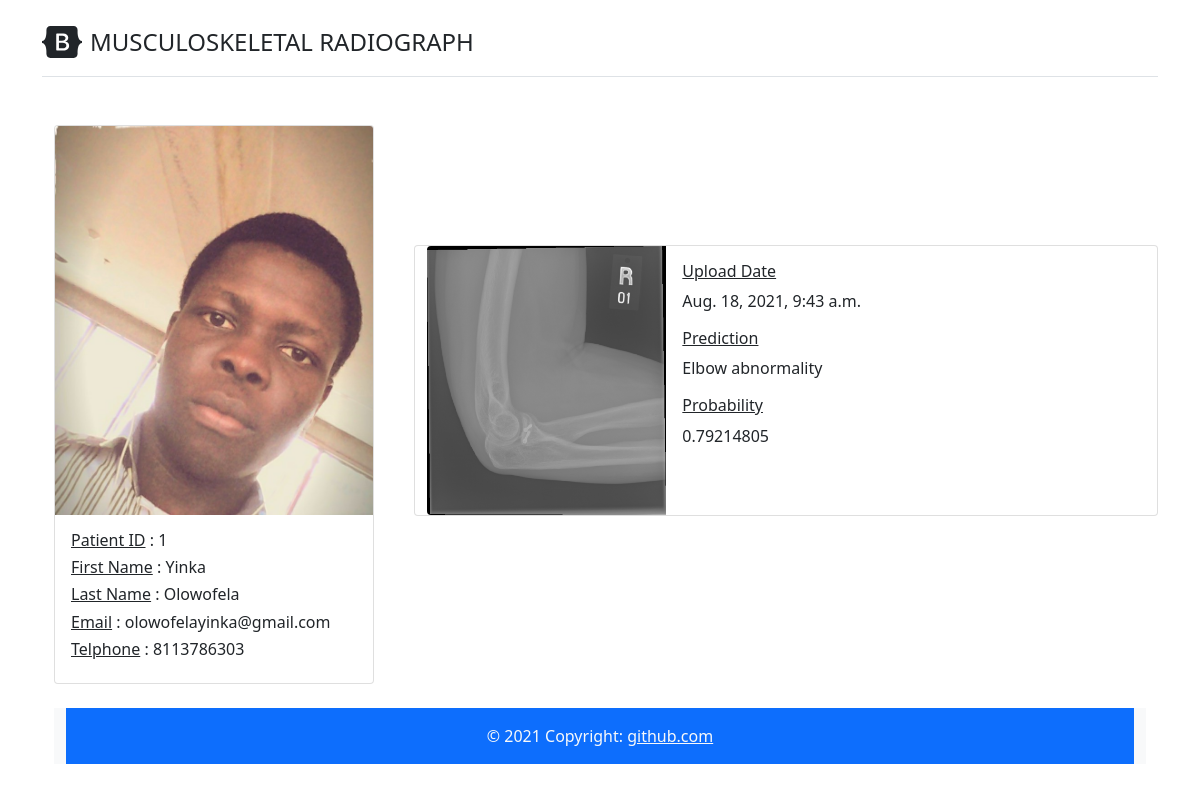
Screenshot of /patient/1/radiograph/3 with the database file from the repository.
### musculoskeletal_radiograph_app/models.py (models this page shows)
class Patient(models.Model):
    id = models.AutoField(primary_key=True)
    first_name = models.CharField(max_length=255)
    sur_name = models.CharField(max_length=255)
    phone_number = models.CharField(max_length=255)
    email_address = models.CharField(max_length=255)
    image_url = models.ImageField(upload_to=filepath_patient,null=True,blank=True)
    created_date = models.DateTimeField(auto_now_add=True)
    objects = models.Manager()

class Radiograph(models.Model):
    id = models.AutoField(primary_key=True)
    created_date = models.DateTimeField(auto_now_add=True)
    image_url = models.ImageField(upload_to=filepath_radiograph,null=False,blank=False)
    prediction = models.CharField(max_length=255)
    accuracy = models.CharField(max_length=255)
    patient_id = models.ForeignKey(Patient, on_delete=models.CASCADE)
    objects = models.Manager()

### musculoskeletal_radiograph_app/views.py (the view)
# urls.py: path('patient/<str:patient_id>/radiograph/<str:radiograph_id>', views.GetRadiograph, name="get_radiograph"),
def GetRadiograph(request, patient_id, radiograph_id):
    if request.method != "POST":
        patient_obj = Patient.objects.get(id = patient_id)
        radiograph = Radiograph.objects.get(patient_id = patient_obj, id = radiograph_id)
        return render(request, "home/get_radiograph.html", { "patient" : patient_obj, "radiograph" : radiograph } )

### musculoskeletal_radiograph_app/templates/Home/get_radiograph.html (shortened to what this page needs)
{% extends 'Home/layout.html' %}
{% block main_content %}
<main>
    <div class="container py-4">
      <div class="row">
        <div class="col-4 col-sm-4">
            <div class="card" style="width: 20rem;">
                <img src="../../../media/{{ patient.image_url }}" class="card-img-top" alt="...">
                <div class="card-body">
                  <h6 class="card-title"><u>Patient ID</u> : {{ patient.id }} </h6>
                  <h6 class="card-title"><u>First Name</u> : {{ patient.first_name }} </h6>
                  <h6 class="card-title"><u>Last Name</u> : {{ patient.sur_name }} </h6>
                  <h6 class="card-title"><u>Email</u> : {{ patient.email_address }}</h6>
                  <h6 class="card-title"><u>Telphone</u> : {{ patient.phone_number }}  </h6>
                </div>
              </div>
        </div>
        <div class="col-8 col-sm-8">
          <br />
          <br />
          <br />
          <div class="row mt-5">
            <div class="card mb-3" style="max-width: 1080px; max-height: 1080px;">
              <div class="row g-0">
                <div class="col-md-4">
                  <img src="../../../media/{{ radiograph.image_url }}" class="img-fluid rounded-start text-center" alt="...">
                </div>
                <div class="col-md-8">
                  <div class="card-body">
                    <h6 class="card-title"><u>Upload Date</u></h6>
                    <p class="card-text">{{ radiograph.created_date }}</p>
                    <h6 class="card-title"><u>Prediction</u></h6>
                    <p class="card-text">{{ radiograph.prediction }}</p>
                    <h6 class="card-title"><u>Probability</u></h6>
                    <p class="card-text">{{ radiograph.accuracy }}</p>
                  </div>
                </div>
              </div>
            </div>
          </div>
        </div>
      </div>
      <br />
      <footer class="bg-light text-center text-lg-start bottom container">
        <div class="text-center p-3 text-light" style="background-color: #0d6efd;">
          © 2021 Copyright:
          <a class="text-light" href="https://github.com/olowoyinka/">github.com</a>
        </div>
      </footer>
    </div>
</main>
{% endblock main_content %}

### rows the page displays
Patient: image_url (picture), id "1", first_name "Yinka", sur_name "Olowofela", email_address "olowofelayinka@gmail.com", phone_number "8113786303"
Radiograph: image_url (picture), created_date "Aug. 18, 2021, 9:43 a.m.", prediction "Elbow abnormality", accuracy "0.79214805"
